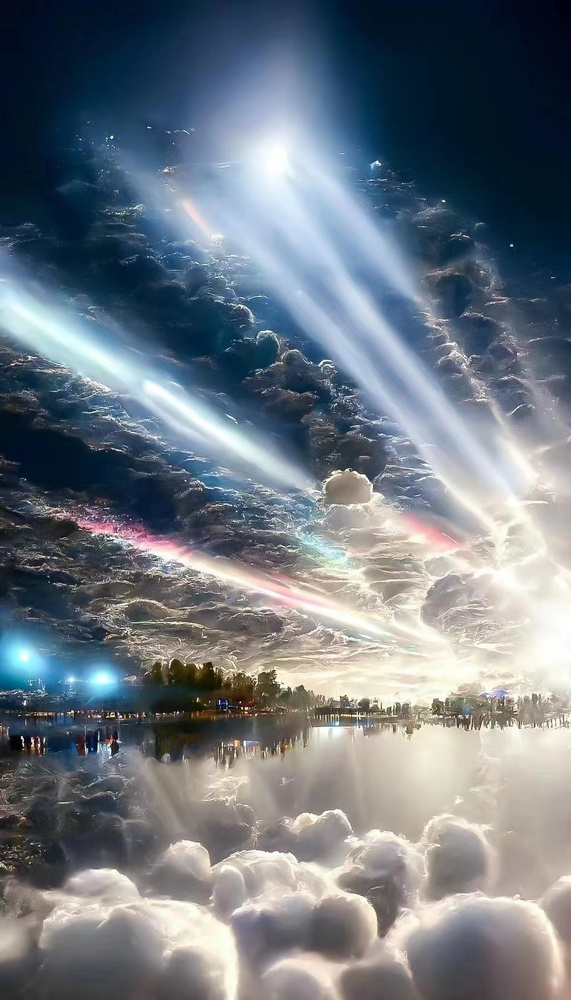
#> input picture imge1.jpg, 571 x 1000 px, shrunk from 1024 x 1792 before the run, given in place of the camera
$ python 2.py   (older library calls are emulated)
#> lines starting #> are read from the running program, lines starting #| are printed output that depends on the picture; after the words box and inside, x2 and y2 are one past the last pixel; in counts of white or black regions, pixels touching at a corner belong together
import cv2
import numpy as np

# 1. 打开摄像头
cap = cv2.VideoCapture(0)

# 循环读取每一帧画面
while cap.isOpened():
    ret, frame = cap.read()
#> frame is the input picture: shape (1000, 571, 3); mean B, G, R 128.7, 120, 111.3
    if not ret:
        print("无法读取摄像头画面")
        break

    # 任务1：灰度图 + Canny边缘检测
    gray = cv2.cvtColor(frame, cv2.COLOR_BGR2GRAY)
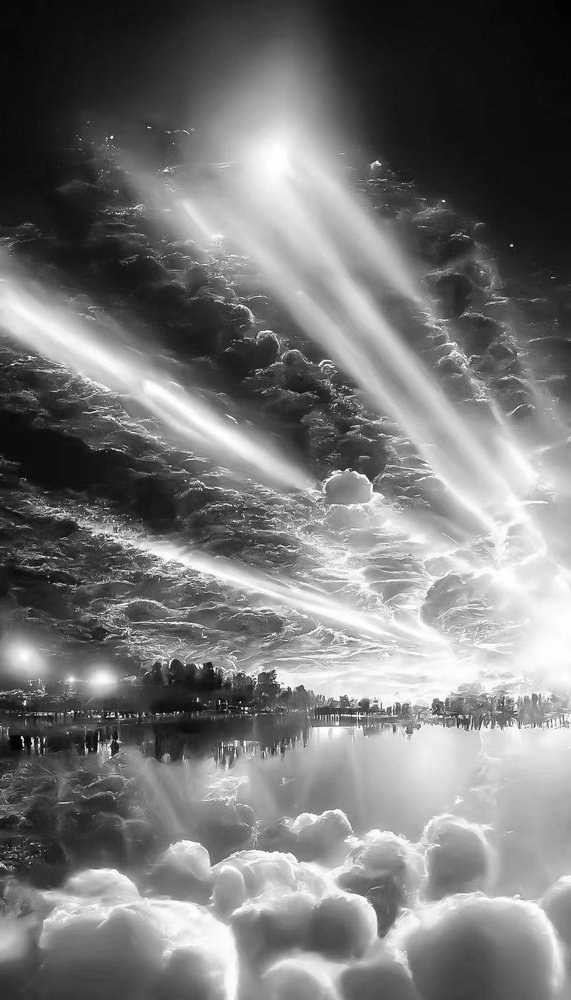
#> gray: shape (1000, 571); min 0, max 255, mean 118.4
    canny_img = cv2.Canny(gray, threshold1=10, threshold2=60)
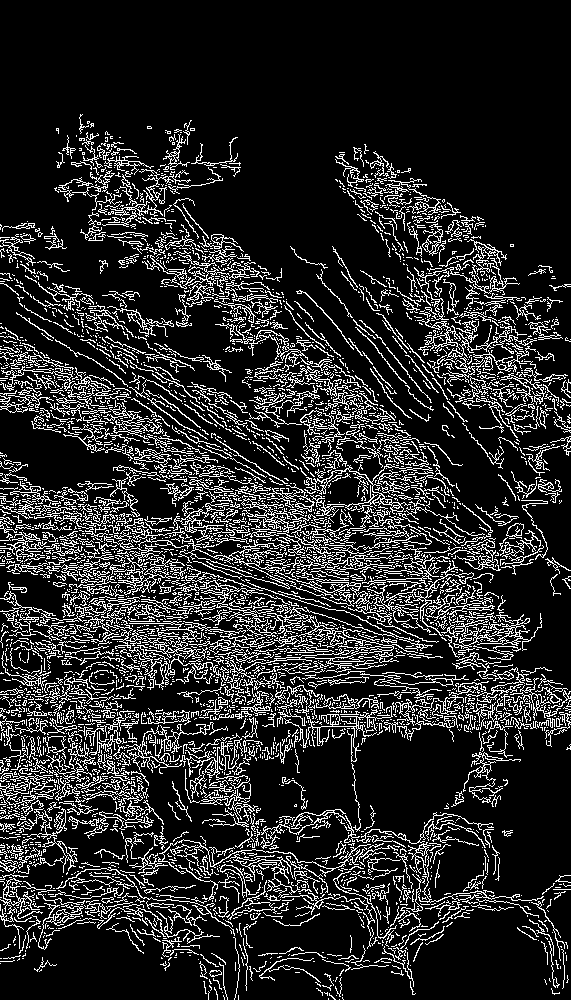
#> canny_img: shape (1000, 571); 16.1% white in thin lines or dots, all inside (x1, y1, x2, y2) = (0, 114, 571, 1000)

    # 任务2：Sobel边缘 + 反向二值化
    sobel_x = cv2.Sobel(gray, cv2.CV_64F, dx=1, dy=0)
    sobel_y = cv2.Sobel(gray, cv2.CV_64F, dx=0, dy=1)
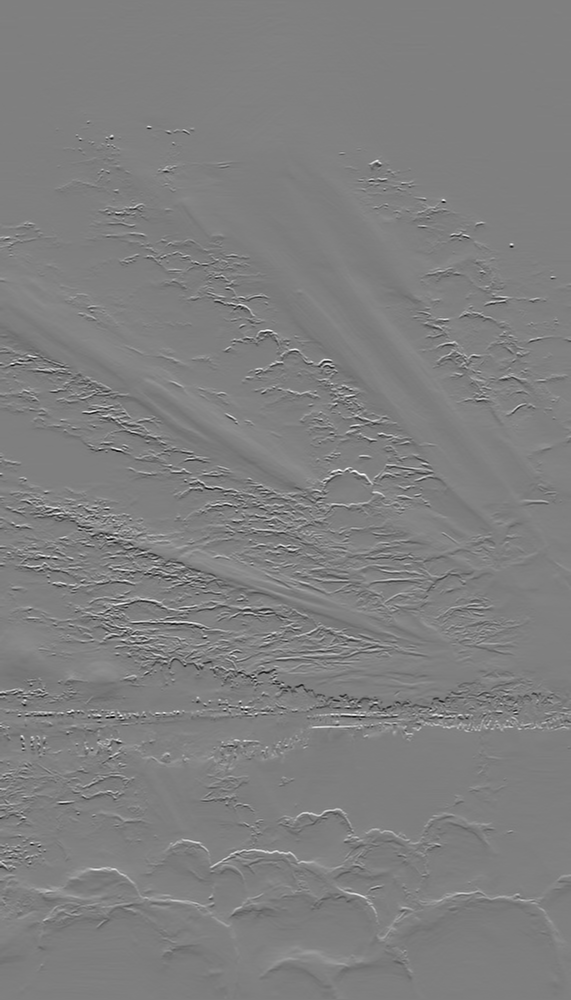
#> sobel_y: shape (1000, 571) float64; min -799, max 800, mean 0.6; drawn with min black and max white
    sobel_x_abs = cv2.convertScaleAbs(sobel_x)
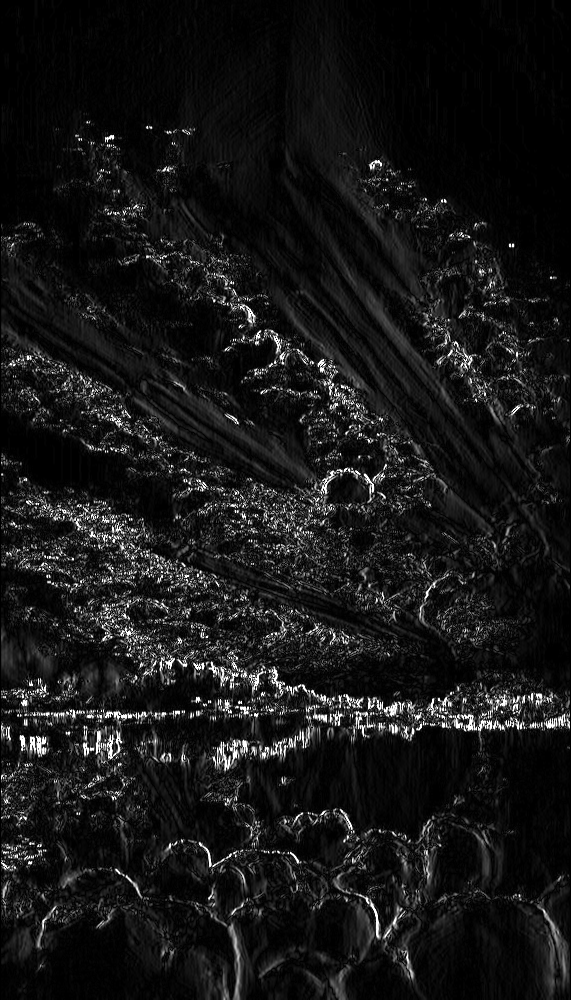
#> sobel_x_abs: shape (1000, 571); min 0, max 255, mean 22.6
    sobel_y_abs = cv2.convertScaleAbs(sobel_y)
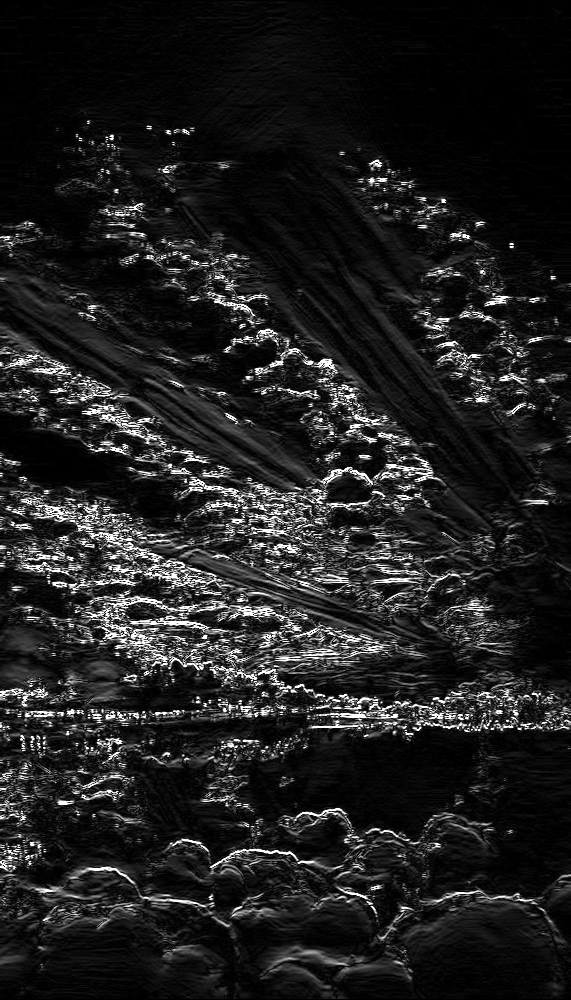
#> sobel_y_abs: shape (1000, 571); min 0, max 255, mean 31.8
    sobel_full = cv2.addWeighted(sobel_x_abs, 0.5, sobel_y_abs, 0.5, 0)
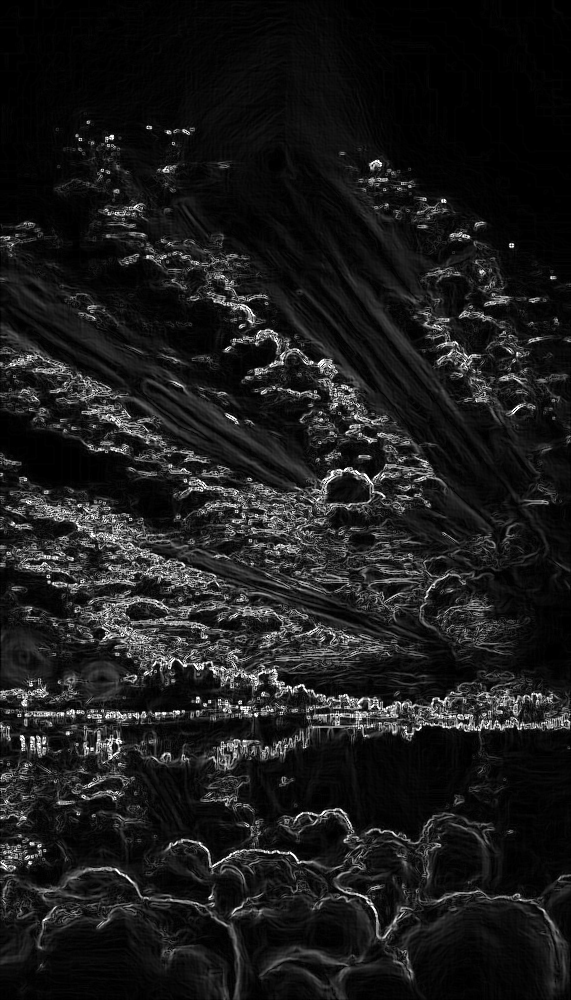
#> sobel_full: shape (1000, 571); min 0, max 255, mean 27.2

    # 反向二值化
    _, sobel_bin_inv = cv2.threshold(sobel_full, thresh=40, maxval=255, type=cv2.THRESH_BINARY_INV)
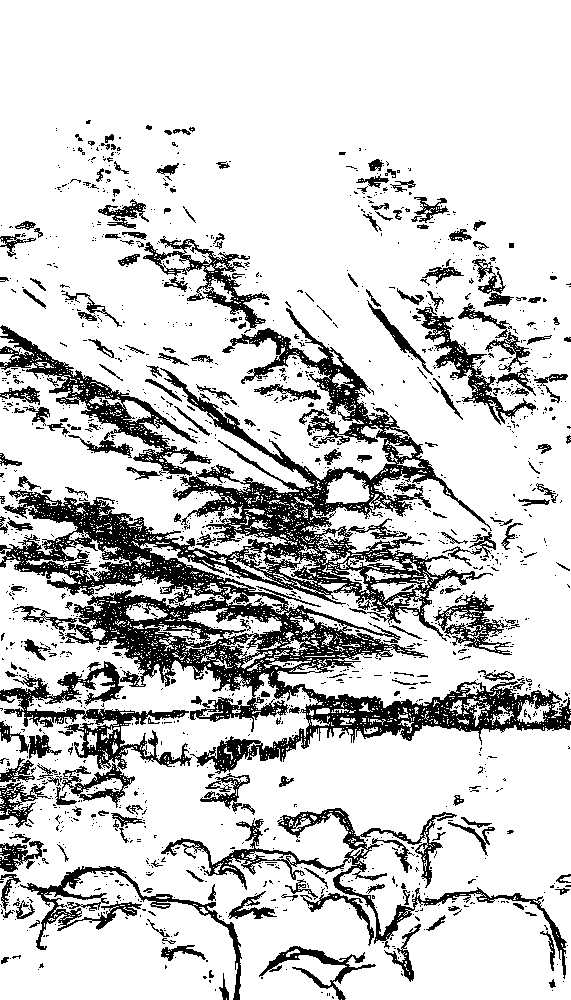
#> sobel_bin_inv: shape (1000, 571); 80.7% white; 1588 black regions (1369 under 20 px), largest, box (x1, y1, x2, y2) and area: (0, 308, 571, 774) 55668, (0, 661, 192, 808) 6264, (161, 808, 567, 979) 5995

    # 窗口名称全部改为英文，彻底解决乱码
    cv2.imshow("Canny Edge", canny_img)
    cv2.imshow("Sobel Original", sobel_full)
    cv2.imshow("Sobel Binary Inv", sobel_bin_inv)

    # ESC退出
    if cv2.waitKey(1) & 0xFF == 27:
#> (key Esc is pressed here)
        break

cap.release()
cv2.destroyAllWindows()
